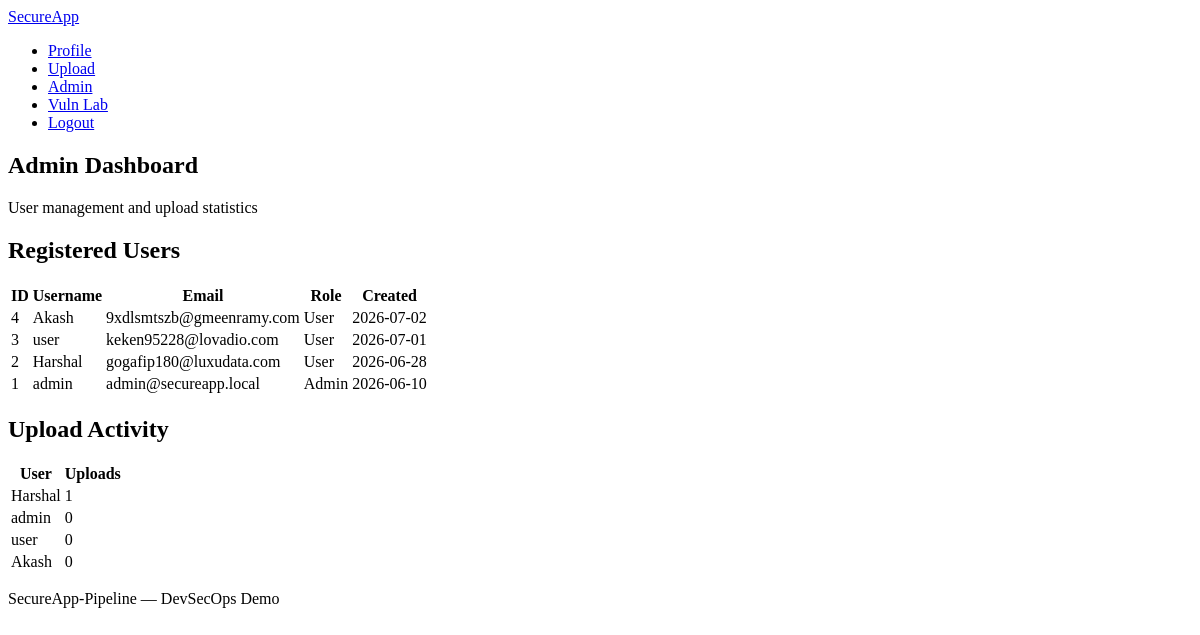
Page /admin (signed in) on the earlier database version.
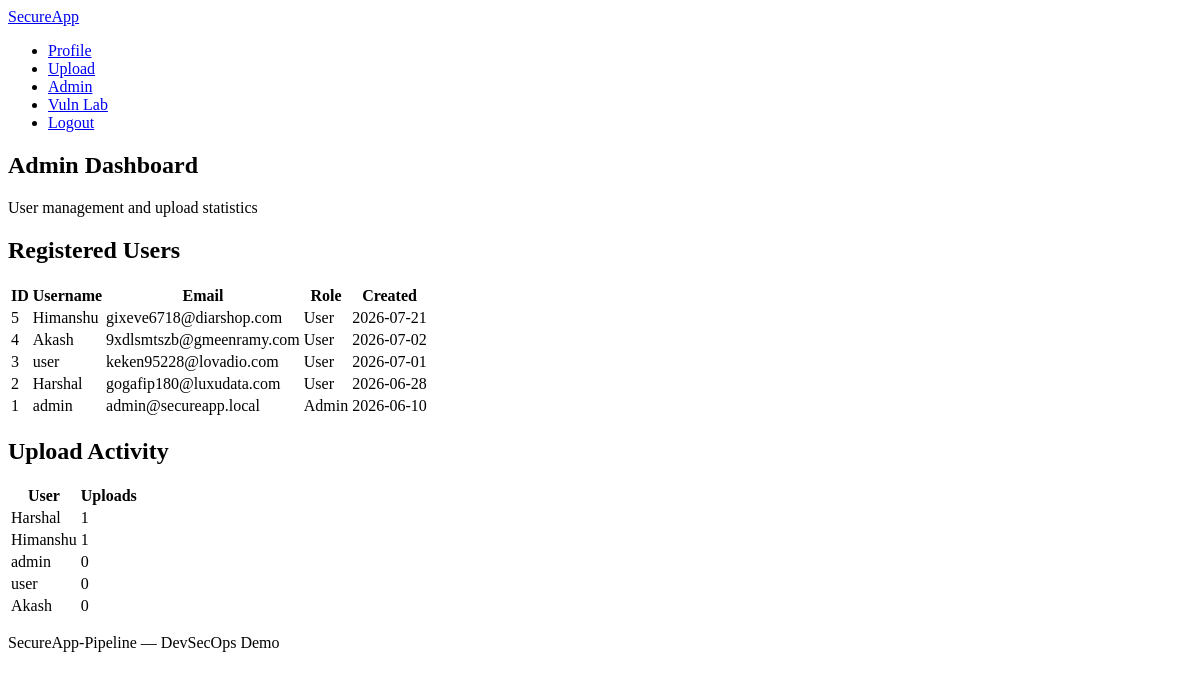
Same page on the later database version.
### tables this page shows
CREATE TABLE users (
            id INTEGER PRIMARY KEY AUTOINCREMENT,
            username TEXT UNIQUE NOT NULL,
            email TEXT UNIQUE NOT NULL,
            password_hash TEXT NOT NULL,
            is_admin INTEGER NOT NULL DEFAULT 0,
            created_at TEXT NOT NULL
        );

### app.py (the view)
@app.route("/admin")
@admin_required
def admin():
    users = get_db().execute(
        """
        SELECT id, username, email, is_admin, created_at
        FROM users
        ORDER BY created_at DESC
        """
    ).fetchall()
    upload_stats = get_db().execute(
        """
        SELECT u.username, COUNT(up.id) AS upload_count
        FROM users u
        LEFT JOIN uploads up ON u.id = up.user_id
        GROUP BY u.id
        ORDER BY upload_count DESC
        """
    ).fetchall()
    return render_template("admin.html", users=users, upload_stats=upload_stats)

### app.py (called while the page is built)
def get_db():
    if "db" not in g:
        g.db = sqlite3.connect(DATABASE)
        g.db.row_factory = sqlite3.Row
    return g.db

def admin_required(view):
    @wraps(view)
    def wrapped_view(**kwargs):
        if "user_id" not in session:
            flash("Please log in to continue.", "warning")
            return redirect(url_for("login"))
        if not session.get("is_admin"):
            flash("Admin access required.", "danger")
            return redirect(url_for("profile"))
        return view(**kwargs)
    return wrapped_view

def current_user():
    if "user_id" not in session:
        return None
    return get_db().execute(
        "SELECT id, username, email, is_admin, created_at FROM users WHERE id = ?",
        (session["user_id"],),
    ).fetchone()

@app.before_request
def start_timer():
    request.start_time = time.time()

@app.after_request
def after_request(response):
    REQUEST_COUNT.labels(
        request.method,
        request.path
    ).inc()
    if hasattr(request, "start_time"):
        REQUEST_LATENCY.observe(
            time.time() - request.start_time
        )
    return response

@app.before_request
def load_logged_in_user():
    g.user = current_user()

### templates/admin.html (shortened to what this page needs)
{% extends "base.html" %}
{% block content %}
<section class="page-header">
    <h1>Admin Dashboard</h1>
    <p class="subtitle">User management and upload statistics</p>
</section>
<div class="card-grid">
    <article class="card card-wide">
        <h2>Registered Users</h2>
        <table class="data-table">
            <thead>
                <tr>
                    <th>ID</th>
                    <th>Username</th>
                    <th>Email</th>
                    <th>Role</th>
                    <th>Created</th>
                </tr>
            </thead>
            <tbody>
                {% for user in users %}
                    <tr>
                        <td>{{ user.id }}</td>
                        <td>{{ user.username }}</td>
                        <td>{{ user.email }}</td>
                        <td>{{ "Admin" if user.is_admin else "User" }}</td>
                        <td>{{ user.created_at[:10] }}</td>
                    </tr>
                {% endfor %}
            </tbody>
        </table>
    </article>
    <article class="card">
        <h2>Upload Activity</h2>
        <table class="data-table">
            <thead>
                <tr>
                    <th>User</th>
                    <th>Uploads</th>
                </tr>
            </thead>
            <tbody>
                {% for stat in upload_stats %}
                    <tr>
                        <td>{{ stat.username }}</td>
                        <td>{{ stat.upload_count }}</td>
                    </tr>
                {% endfor %}
            </tbody>
        </table>
    </article>
</div>
{% endblock %}

### templates/base.html (shortened to what this page needs)
<!DOCTYPE html>
<html lang="en">
<head>
    <link rel="stylesheet" href="{{ url_for('static', filename='css/style.css') }}">
</head>
<body>
    <nav class="navbar">
        <div class="nav-brand">
            <a href="{{ url_for('index') }}">SecureApp</a>
        </div>
        <ul class="nav-links">
            {% if g.user %}
                <li><a href="{{ url_for('profile') }}">Profile</a></li>
                <li><a href="{{ url_for('upload') }}">Upload</a></li>
                {% if g.user.is_admin %}
                    <li><a href="{{ url_for('admin') }}">Admin</a></li>
                {% endif %}
                <li><a href="{{ url_for('vulnerable.index') }}">Vuln Lab</a></li>
                <li><a href="{{ url_for('logout') }}">Logout</a></li>
            {% else %}
                <li><a href="{{ url_for('login') }}">Login</a></li>
                <li><a href="{{ url_for('register') }}">Register</a></li>
                <li><a href="{{ url_for('vulnerable.index') }}">Vuln Lab</a></li>
            {% endif %}
        </ul>
    </nav>
    <main class="container">
        {% block content %}{% endblock %}
    </main>
    <footer class="footer">
        <p>SecureApp-Pipeline &mdash; DevSecOps Demo</p>
    </footer>
</body>
</html>

Differences in the rows shown:
added users: id "5", username "Himanshu", email "gixeve6718@diarshop.com", is_admin "User", created_at "2026-07-21", upload_count "1"
